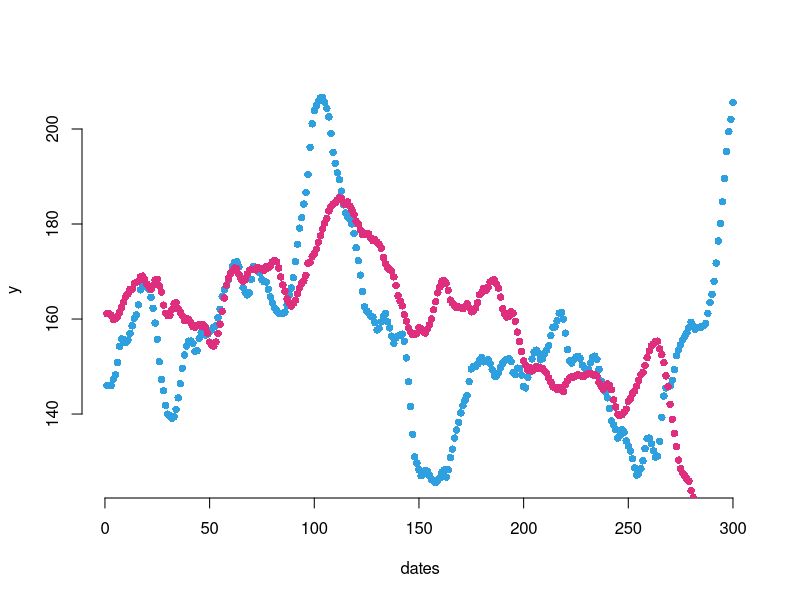
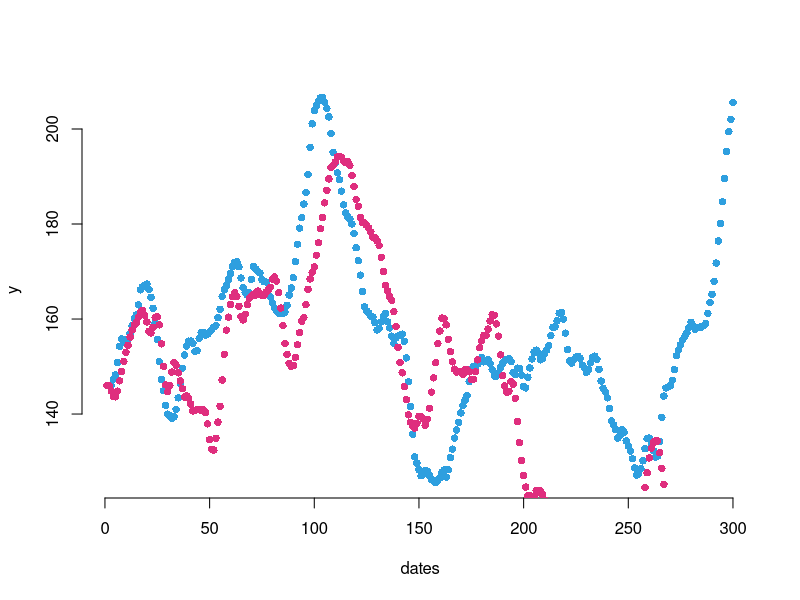
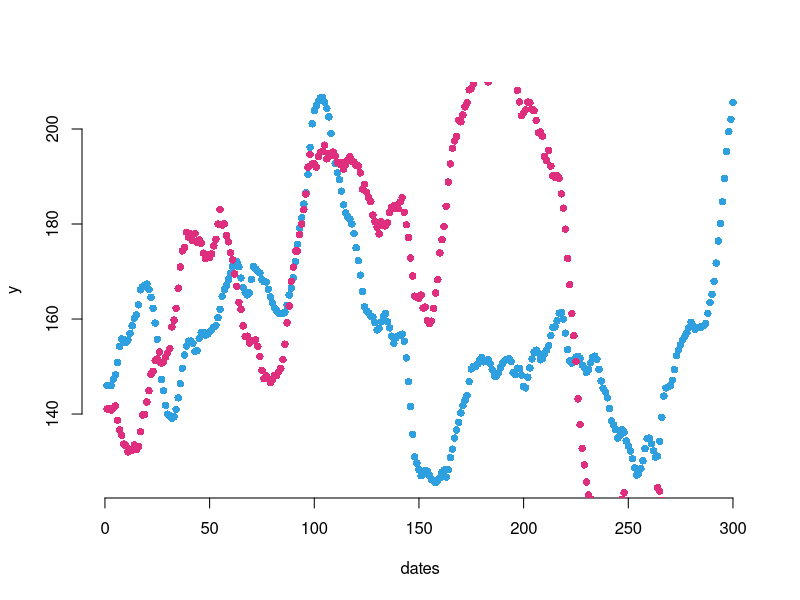
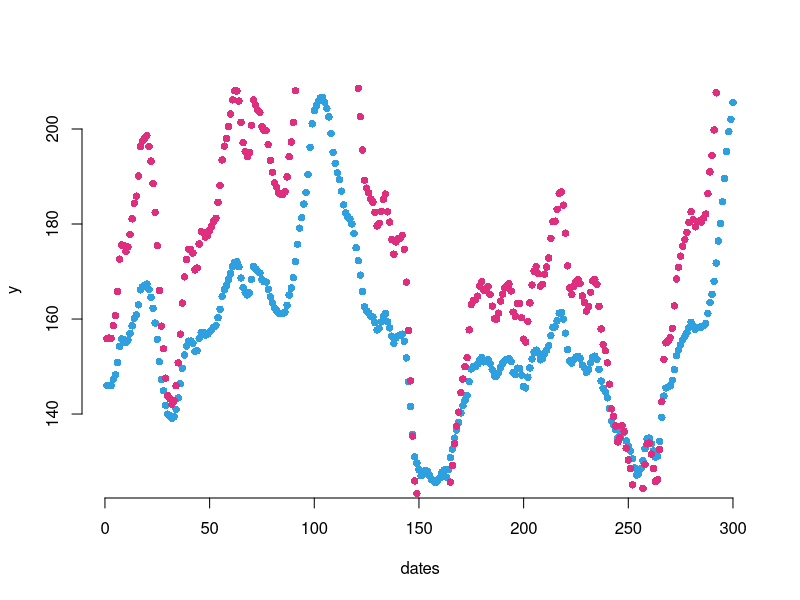
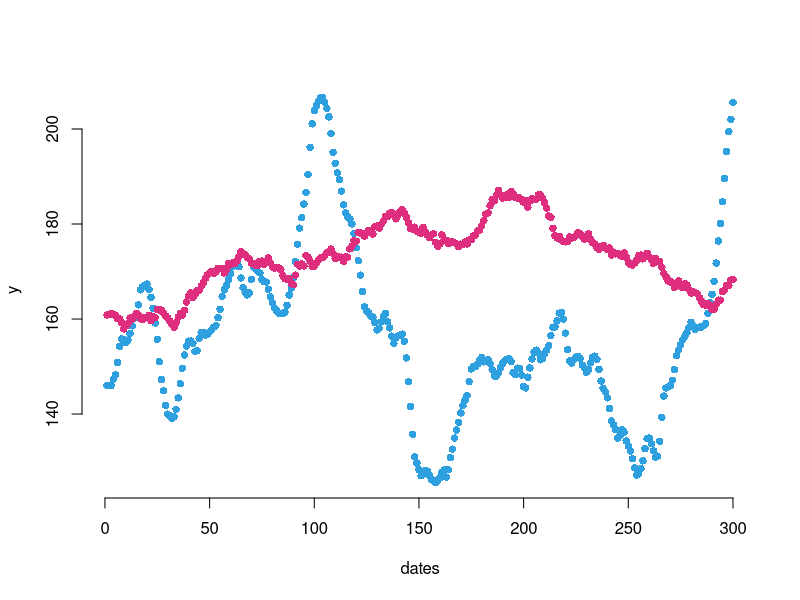
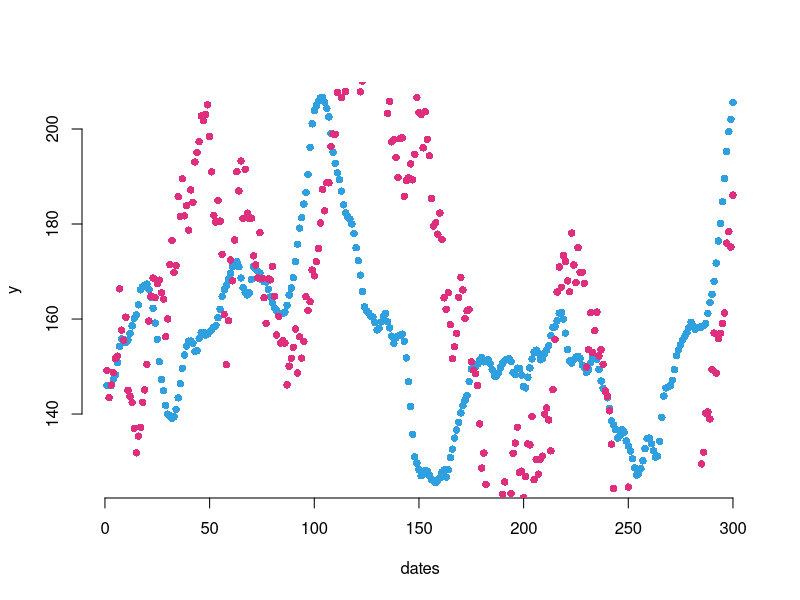
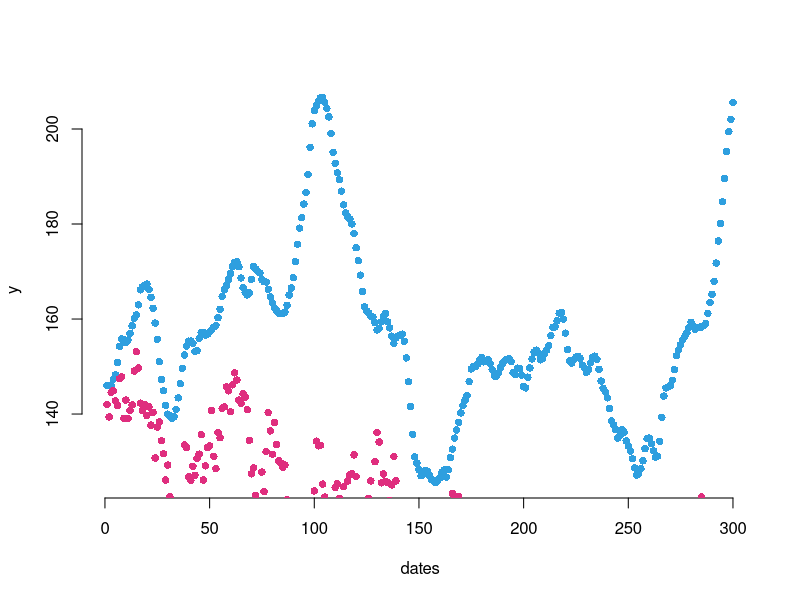
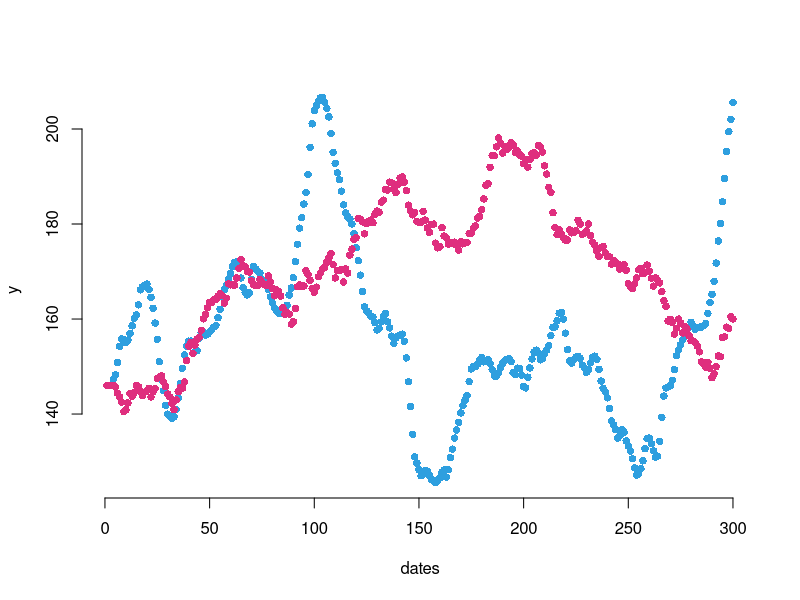

Recreate these plots in R, in order. (Note: this script raises an error after producing the figures.)
# read csv file
data <- read.csv('data.csv', header = TRUE)
xLength <- length(data$date)
xPointsForDates <- 1:xLength

for (i in 1:10) {
  for (j in (i + 1):10) {
    pdfName <- sprintf('rplot_y%d_and_y%d.pdf', i, j)
    # Open a pdf file
    pdf(pdfName)
    # Create a plot
    plot(x = xPointsForDates, y = data[[sprintf('y%d', i)]],
         pch = 16, frame = FALSE,
         xlab = 'dates', ylab = 'y', col = '#2E9FDF')
    points(x = xPointsForDates, y = data[[sprintf('y%d', j)]], col = '#Df2E7E', pch = 16)
    # Close the pdf file
    dev.off() 
    # Print that PDF is generated
    print(sprintf('PDF %s with charts for y%d and y%d is generated', pdfName, i, j))
  }
}
